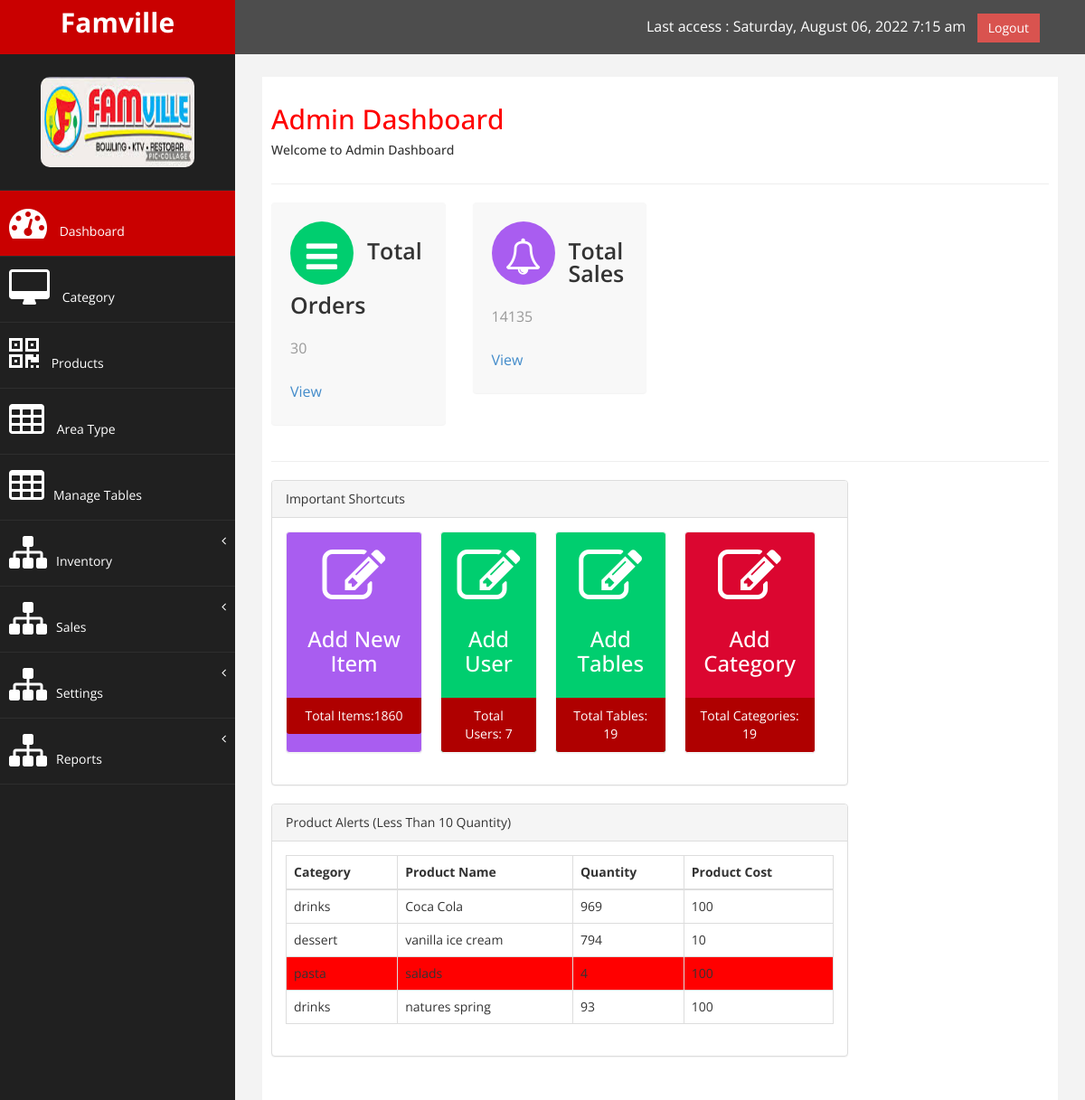
The app's page /index_admin.php?page=home with its own data.
### tables this page shows
CREATE TABLE `product` (
  `product_id` int(11) NOT NULL,
  `product_name` varchar(100) NOT NULL,
  `product_description` varchar(100) NOT NULL,
  `quantity` int(11) NOT NULL,
  `price` int(11) NOT NULL,
  `status_type_id` int(11) NOT NULL COMMENT 'Enabled; Disabled',
  `availability` varchar(100) NOT NULL COMMENT 'Available; Not-Available',
  `category_id` int(11) NOT NULL,
  `image` varchar(100) NOT NULL,
  `set_type_id` int(11) NOT NULL,
  `tuple_class_id` int(11) NOT NULL,
  `size_class_id` int(11) NOT NULL,
  `product_num_id` varchar(100) NOT NULL,
  `date_start` varchar(100) NOT NULL,
  `date_end` varchar(100) NOT NULL,
  `date_added` timestamp NOT NULL DEFAULT CURRENT_TIMESTAMP ON UPDATE CURRENT_TIMESTAMP
);

CREATE TABLE `category` (
  `category_id` int(11) NOT NULL,
  `category_type` varchar(100) NOT NULL,
  `category_description` varchar(100) NOT NULL,
  `image` varchar(100) NOT NULL
);

### index_admin.php (called while the page is built, shortened)
<?php
include('admin/header.php');
include('admin/side_bar.php');
if(isset($_GET['page'])){
    $page=$_GET['page'];
}else{
    $page='category';
}
include('admin/'.$page.'.php');
include('admin/footer.php');
?>

### admin/home.php (the view, shortened to what this page needs)
<div id="page-wrapper" >
            <div id="page-inner">
                <div class="row">
                    <div class="col-md-12">
                     <h2>Admin Dashboard</h2>
                        <h5>Welcome to Admin Dashboard </h5>
                    </div>
                </div>
                  <hr />
                <div class="row">
                    <div class="col-md-3 col-sm-6 col-xs-6">
			<div class="panel panel-back noti-box">
                <span class="icon-box bg-color-green set-icon">
                    <i class="fa fa-bars"></i>
                </span>
                <div class="text-box" >
                    <p class="main-text">Total Orders</p>
                    <?php
                                    $sql_dup='SELECT DISTINCT order_bill_out.order_num_id, order_bill_out.billed_amount, order_bill_out.action, order_bill_out.guest_id, guest.guest_num_id
                                        FROM order_bill_out
                                        LEFT JOIN guest
                                        ON guest.guest_id=order_bill_out.guest_id
                                        WHERE order_bill_out.action="bump" OR guest.guest_num_id
                                        ORDER BY guest.guest_num_id DESC';
                                    $qry_dup=mysqli_query($CON, $sql_dup) or die(mysqli_error($qry_dup));
                                    while($row=mysqli_fetch_array($qry_dup)){
                                        $billed_amount2=$row['billed_amount'];
                                        global $total_sales;
                                        $num_orders=mysqli_num_rows($qry_dup);
                                        $total_sales+=$billed_amount2;
                    }
                    ?>
                    <p class="text-muted"><?php echo $num_orders; ?></p>
                    <p class="text-muted"><a href="<?php echo $BASE_URL;?>index_admin.php?page=orders">View</a></p>
                </div>
             </div>
		     </div>
                    <div class="col-md-3 col-sm-6 col-xs-6">
			<div class="panel panel-back noti-box">
                <span class="icon-box bg-color-blue set-icon">
                    <i class="fa fa-bell-o"></i>
                </span>
                <div class="text-box" >
                    <p class="main-text">Total Sales</p>
                    <p class="text-muted"><?php echo $total_sales; ?></p>
                    <p class="text-muted"><a href="<?php echo $BASE_URL;?>index_admin.php?page=sales_3">View</a></p>
                </div>
             </div>
		     </div>
                    <div class="col-md-3 col-sm-6 col-xs-6">
		     </div>
			</div>
                <hr />
                <div class="row">
                               <div class="col-md-9 col-sm-12 col-xs-12">
                    <div class="panel panel-default">
                        <div class="panel-heading">
                            Important Shortcuts
                        </div>
                        <div class="panel-body">
                        <div class="display-inline" style="display: inline-flex;padding: -60px;">
                        <div class="panel panel-primary text-center no-boder bg-color-blue" style="margin-right: 20px;">
                        <div class="panel-body">
                            <i class="fa fa-edit fa-5x"></i>
                            <h3><a href="<?php echo $BASE_URL;?>index_admin.php?page=products" style="color: white;">Add New Item</a></h3>
                        </div>
                        <?php
                        include('config.php');
                        $sql_prod='SELECT * FROM `product`';
                        $qry_prod=mysqli_query($CON, $sql_prod) or die(mysqli_error($qry_prod));
                        $total_prod=0;
                        while($row=mysqli_fetch_array($qry_prod)){
                            $quantity=$row['quantity'];
                            $total_prod+=$quantity;
                        }
                        ?>
                        <div class="panel-footer back-footer-red">
                            Total Items:<?php echo $total_prod; ?>
                        </div>
                    </div>
                    <div class="panel panel-primary text-center no-boder bg-color-green" style="margin-right: 20px;">
                        <div class="panel-body">
                            <i class="fa fa-edit fa-5x"></i>
                            <h3><a href="<?php echo $BASE_URL;?>index_admin.php?page=users" style="color: white;">Add User</a></h3>
                        </div>
                        <?php
                        include('config.php');
                        $sql_user='SELECT * FROM `user`';
                        $qry_user=mysqli_query($CON, $sql_user) or die(mysqli_error($qry_user));
                        while($row=mysqli_fetch_array($qry_user)){
                            $num_user=mysqli_num_rows($qry_user);
                        }
                        ?>
                        <div class="panel-footer back-footer-red">
                            Total Users: <?php echo $num_user; ?>
                        </div>
                    </div>
                    <div class="panel panel-primary text-center no-boder bg-color-green" style="margin-right: 20px;">
                        <div class="panel-body">
                            <i class="fa fa-edit fa-5x"></i>
                            <h3><a href="<?php echo $BASE_URL;?>index_admin.php?page=manage_tables" style="color: white;">Add Tables</a></h3>
                        </div>
                        <?php
                        include('config.php');
                        $sql_tables='SELECT * FROM `table_number`';
                        $qry_tables=mysqli_query($CON, $sql_tables) or die(mysqli_error($qry_tables));
                        while($row=mysqli_fetch_array($qry_tables)){
                            $num_tables=mysqli_num_rows($qry_tables);
                        }
                        ?>
                        <div class="panel-footer back-footer-red">
                            Total Tables: <?php echo $num_tables; ?>
                        </div>
                    </div>
                    <div class="panel panel-primary text-center no-boder bg-color-red" style="margin-right: 20px;">
                        <div class="panel-body">
                            <i class="fa fa-edit fa-5x"></i>
                            <h3><a href="<?php echo $BASE_URL;?>index_admin.php?page=category" style="color: white;">Add Category</a></h3>
                        </div>
                        <?php
                        include('config.php');
                        $sql_cat='SELECT * FROM `category`';
                        $qry_cat=mysqli_query($CON, $sql_cat) or die(mysqli_error($qry_cat));
                        while($row=mysqli_fetch_array($qry_cat)){
                            $num_cat=mysqli_num_rows($qry_cat);
                        }
                        ?>
                        <div class="panel-footer back-footer-red">
                            Total Categories: <?php echo $num_cat; ?>
                        </div>
                    </div>
                    </div>
                        </div>
                    </div>
                </div>
           </div>
                <div class="row" >
                    <div class="col-md-9 col-sm-12 col-xs-12">
                    <div class="panel panel-default">
                        <div class="panel-heading">
                           Product Alerts (Less Than 10 Quantity)
                        </div>
                        <div class="panel-body">
                            <div class="table-responsive">
                                <table class="table table-striped table-bordered table-hover">
                                    <thead>
                                        <tr>
                                            <th>Category</th>
                                            <th>Product Name</th>
                                            <th>Quantity</th>
                                            <th>Product Cost</th>
                                        </tr>
                                    </thead>
                                    <tbody>
                                    <?php
                                    include('config.php');
                                    $sql='SELECT product.product_id, product.category_id, category.category_type, product.product_name, product.quantity, product.price
                                        FROM product
                                        INNER JOIN category
                                        ON category.category_id=product.category_id';
                                    $qry=mysqli_query($CON, $sql) or die(mysqli_error($qry));
                                    while($row=mysqli_fetch_array($qry)){
                                        $product_name=$row['product_name'];
                                        $price=$row['price'];
                                        $quantity=$row['quantity'];
                                        $category_type=$row['category_type'];
                                        $id='';
                                        if($quantity<=10){
                                            $id='isLess';
                                        }
                                    ?>
                                        <tr id="<?php echo $id; ?>">
                                            <td><?php echo $category_type; ?></td>
                                            <td><?php echo $product_name; ?></td>
                                            <td><?php echo $quantity; ?></td>
                                            <td><?php echo $price; ?></td>
                                        </tr>
                                     <?php
                                     }
                                     ?>
                                    </tbody>
                                </table>
                            </div>
                        </div>
                    </div>
                    </div>
                </div>
    </div>
            </div>

### assets/css/custom.css (style rules this page uses)
body { font-family: 'Open Sans', sans-serif; }
#page-wrapper { padding: 15px 15px; min-height: 600px; background:#F3F3F3; }
#page-inner { width:100%; margin:10px 20px 10px 0px; background-color:#fff!important; padding:10px; min-height:1200px; }
.text-center { text-align:center; }
.no-boder { border:1px solid #f3f3f3; }
h2 { color: #f00; }
p { font-size:16px; line-height:25px; padding-top:20px; }
.panel-back { background-color:#F8F8F8; }
.noti-box { min-height: 100px; padding: 20px; }
.noti-box .icon-box { display: block; float: left; margin: 0 15px 10px 0; width: 70px; height: 70px; line-height: 75px; vertical-align: middle; text-align: center; font-size: 40px; }
.text-box p { margin: 0 0 3px; }
.main-text { font-size: 25px; font-weight:600; }
.set-icon { -webkit-border-radius: 50px; -moz-border-radius: 50px; border-radius: 50px; }
.bg-color-green { background-color: #00CE6F; color: #fff; }
.bg-color-blue { background-color: #A95DF0; color: #fff; }
.bg-color-red { background-color: #DB0630; color: #fff; }
.back-footer-red { background-color: #AF0000; border-top: 0px solid #fff; }
@media (min-width:768px) { #page-wrapper { margin: 0 0 0 260px; padding: 15px 30px; min-height: 1200px; } }

### admin/home.php (style rules this page uses)
#isLess { background-color: red; }

### records on screen
product: category.category_type "drinks", product_name "Coca Cola", quantity "969", price "100"
product: category.category_type "dessert", product_name "vanilla ice cream", quantity "794", price "10"
product: category.category_type "pasta", product_name "salads", quantity "4", price "100"
product: category.category_type "drinks", product_name "natures spring", quantity "93", price "100"

### other values on screen
$num_orders "30"
$total_sales "14135"
$total_prod "1860"
$num_user "7"
$num_tables "19"
$num_cat "19"
